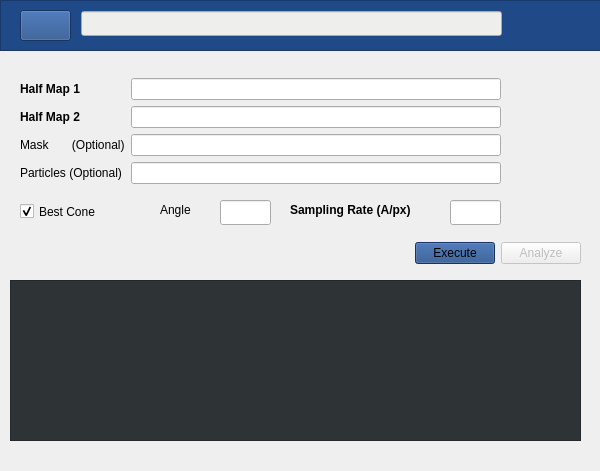
<?xml version="1.0" encoding="UTF-8"?>
<ui version="4.0">
 <class>MainWindow</class>
 <widget class="QMainWindow" name="MainWindow">
  <property name="enabled">
   <bool>true</bool>
  </property>
  <property name="geometry">
   <rect>
    <x>0</x>
    <y>0</y>
    <width>600</width>
    <height>471</height>
   </rect>
  </property>
  <property name="windowTitle">
   <string>Fourier Occupancy Shell - Directional Resolution Analysis</string>
  </property>
  <widget class="QWidget" name="centralwidget">
   <widget class="QTextBrowser" name="consoleOutput">
    <property name="geometry">
     <rect>
      <x>10</x>
      <y>280</y>
      <width>571</width>
      <height>161</height>
     </rect>
    </property>
    <property name="styleSheet">
     <string notr="true">background-color: rgb(46, 52, 54);
color: rgb(243, 243, 243);</string>
    </property>
   </widget>
   <widget class="QPushButton" name="browseMap1">
    <property name="geometry">
     <rect>
      <x>520</x>
      <y>70</y>
      <width>25</width>
      <height>25</height>
     </rect>
    </property>
    <property name="cursor">
     <cursorShape>PointingHandCursor</cursorShape>
    </property>
    <property name="mouseTracking">
     <bool>false</bool>
    </property>
    <property name="toolTip">
     <string>Browse Map</string>
    </property>
    <property name="autoFillBackground">
     <bool>false</bool>
    </property>
    <property name="styleSheet">
     <string notr="true">background-color: transparent;
background: none;
border: none;
background-repeat: none;</string>
    </property>
    <property name="text">
     <string/>
    </property>
    <property name="icon">
     <iconset resource="Icons.qrc">
      <normaloff>:/icons/icons/open.png</normaloff>:/icons/icons/open.png</iconset>
    </property>
    <property name="iconSize">
     <size>
      <width>22</width>
      <height>22</height>
     </size>
    </property>
   </widget>
   <widget class="QPushButton" name="browseMap2">
    <property name="geometry">
     <rect>
      <x>520</x>
      <y>102</y>
      <width>25</width>
      <height>25</height>
     </rect>
    </property>
    <property name="cursor">
     <cursorShape>PointingHandCursor</cursorShape>
    </property>
    <property name="mouseTracking">
     <bool>false</bool>
    </property>
    <property name="toolTip">
     <string>Browse Map</string>
    </property>
    <property name="autoFillBackground">
     <bool>false</bool>
    </property>
    <property name="styleSheet">
     <string notr="true">background-color: transparent;
background: none;
border: none;
background-repeat: none;</string>
    </property>
    <property name="text">
     <string/>
    </property>
    <property name="icon">
     <iconset resource="Icons.qrc">
      <normaloff>:/icons/icons/open.png</normaloff>:/icons/icons/open.png</iconset>
    </property>
    <property name="iconSize">
     <size>
      <width>22</width>
      <height>22</height>
     </size>
    </property>
   </widget>
   <widget class="QPushButton" name="browseMask">
    <property name="geometry">
     <rect>
      <x>520</x>
      <y>134</y>
      <width>25</width>
      <height>25</height>
     </rect>
    </property>
    <property name="cursor">
     <cursorShape>PointingHandCursor</cursorShape>
    </property>
    <property name="mouseTracking">
     <bool>false</bool>
    </property>
    <property name="toolTip">
     <string>Browse Mask</string>
    </property>
    <property name="autoFillBackground">
     <bool>false</bool>
    </property>
    <property name="styleSheet">
     <string notr="true">background-color: transparent;
background: none;
border: none;
background-repeat: none;</string>
    </property>
    <property name="text">
     <string/>
    </property>
    <property name="icon">
     <iconset resource="Icons.qrc">
      <normaloff>:/icons/icons/open.png</normaloff>:/icons/icons/open.png</iconset>
    </property>
    <property name="iconSize">
     <size>
      <width>22</width>
      <height>22</height>
     </size>
    </property>
   </widget>
   <widget class="QPushButton" name="browseParticles">
    <property name="geometry">
     <rect>
      <x>520</x>
      <y>165</y>
      <width>25</width>
      <height>25</height>
     </rect>
    </property>
    <property name="cursor">
     <cursorShape>PointingHandCursor</cursorShape>
    </property>
    <property name="mouseTracking">
     <bool>false</bool>
    </property>
    <property name="toolTip">
     <string>Browse Particles</string>
    </property>
    <property name="autoFillBackground">
     <bool>false</bool>
    </property>
    <property name="styleSheet">
     <string notr="true">background-color: transparent;
background: none;
border: none;
background-repeat: none;</string>
    </property>
    <property name="text">
     <string/>
    </property>
    <property name="icon">
     <iconset resource="Icons.qrc">
      <normaloff>:/icons/icons/open.png</normaloff>:/icons/icons/open.png</iconset>
    </property>
    <property name="iconSize">
     <size>
      <width>22</width>
      <height>22</height>
     </size>
    </property>
   </widget>
   <widget class="QPushButton" name="showChimeraMask">
    <property name="geometry">
     <rect>
      <x>560</x>
      <y>134</y>
      <width>25</width>
      <height>25</height>
     </rect>
    </property>
    <property name="cursor">
     <cursorShape>PointingHandCursor</cursorShape>
    </property>
    <property name="mouseTracking">
     <bool>false</bool>
    </property>
    <property name="toolTip">
     <string>Chimera</string>
    </property>
    <property name="autoFillBackground">
     <bool>false</bool>
    </property>
    <property name="styleSheet">
     <string notr="true">background-color: transparent;
background: none;
border: none;
background-repeat: none;</string>
    </property>
    <property name="text">
     <string/>
    </property>
    <property name="icon">
     <iconset resource="Icons.qrc">
      <normaloff>:/icons/icons/see.png</normaloff>:/icons/icons/see.png</iconset>
    </property>
    <property name="iconSize">
     <size>
      <width>22</width>
      <height>22</height>
     </size>
    </property>
   </widget>
   <widget class="QPushButton" name="showChimeraMap1">
    <property name="geometry">
     <rect>
      <x>560</x>
      <y>70</y>
      <width>25</width>
      <height>25</height>
     </rect>
    </property>
    <property name="cursor">
     <cursorShape>PointingHandCursor</cursorShape>
    </property>
    <property name="mouseTracking">
     <bool>false</bool>
    </property>
    <property name="toolTip">
     <string>Chimera</string>
    </property>
    <property name="autoFillBackground">
     <bool>false</bool>
    </property>
    <property name="styleSheet">
     <string notr="true">background-color: transparent;
background: none;
border: none;
background-repeat: none;</string>
    </property>
    <property name="text">
     <string/>
    </property>
    <property name="icon">
     <iconset resource="Icons.qrc">
      <normaloff>:/icons/icons/see.png</normaloff>:/icons/icons/see.png</iconset>
    </property>
    <property name="iconSize">
     <size>
      <width>22</width>
      <height>22</height>
     </size>
    </property>
   </widget>
   <widget class="QPushButton" name="showChimeraMap2">
    <property name="geometry">
     <rect>
      <x>560</x>
      <y>102</y>
      <width>25</width>
      <height>25</height>
     </rect>
    </property>
    <property name="cursor">
     <cursorShape>PointingHandCursor</cursorShape>
    </property>
    <property name="mouseTracking">
     <bool>false</bool>
    </property>
    <property name="toolTip">
     <string>Chimera</string>
    </property>
    <property name="autoFillBackground">
     <bool>false</bool>
    </property>
    <property name="styleSheet">
     <string notr="true">background-color: transparent;
background: none;
border: none;
background-repeat: none;</string>
    </property>
    <property name="text">
     <string/>
    </property>
    <property name="icon">
     <iconset resource="Icons.qrc">
      <normaloff>:/icons/icons/see.png</normaloff>:/icons/icons/see.png</iconset>
    </property>
    <property name="iconSize">
     <size>
      <width>22</width>
      <height>22</height>
     </size>
    </property>
   </widget>
   <widget class="QWidget" name="layoutWidget">
    <property name="geometry">
     <rect>
      <x>20</x>
      <y>240</y>
      <width>561</width>
      <height>27</height>
     </rect>
    </property>
    <layout class="QHBoxLayout" name="horizontalLayout">
     <item>
      <spacer name="horizontalSpacer">
       <property name="orientation">
        <enum>Qt::Horizontal</enum>
       </property>
       <property name="sizeHint" stdset="0">
        <size>
         <width>368</width>
         <height>20</height>
        </size>
       </property>
      </spacer>
     </item>
     <item>
      <widget class="QPushButton" name="ExecuteButton">
       <property name="cursor">
        <cursorShape>PointingHandCursor</cursorShape>
       </property>
       <property name="toolTip">
        <string>Launch the algorithm</string>
       </property>
       <property name="styleSheet">
        <string notr="true">background-color: rgb(52, 101, 164);
background-color: rgb(32, 74, 135);</string>
       </property>
       <property name="text">
        <string>Execute</string>
       </property>
      </widget>
     </item>
     <item>
      <widget class="QPushButton" name="AnalyzeButton_2">
       <property name="enabled">
        <bool>false</bool>
       </property>
       <property name="cursor">
        <cursorShape>PointingHandCursor</cursorShape>
       </property>
       <property name="toolTip">
        <string>Analyze Results</string>
       </property>
       <property name="text">
        <string>Analyze</string>
       </property>
      </widget>
     </item>
    </layout>
   </widget>
   <widget class="QLineEdit" name="lineSampling">
    <property name="geometry">
     <rect>
      <x>450</x>
      <y>200</y>
      <width>51</width>
      <height>25</height>
     </rect>
    </property>
   </widget>
   <widget class="QLabel" name="SamplingLabel">
    <property name="geometry">
     <rect>
      <x>290</x>
      <y>200</y>
      <width>151</width>
      <height>20</height>
     </rect>
    </property>
    <property name="font">
     <font>
      <weight>75</weight>
      <bold>true</bold>
     </font>
    </property>
    <property name="toolTip">
     <string>&lt;html&gt;&lt;head/&gt;&lt;body&gt;&lt;p&gt;Sampling rate (Mandatory Parameter)&lt;/p&gt;&lt;p&gt;&lt;br/&gt;&lt;/p&gt;&lt;p&gt;&lt;span style=&quot; font-weight:400;&quot;&gt;Provide the pixel size in A/px&lt;/span&gt;&lt;/p&gt;&lt;/body&gt;&lt;/html&gt;</string>
    </property>
    <property name="text">
     <string>Sampling Rate (A/px)</string>
    </property>
   </widget>
   <widget class="QFrame" name="Topframe">
    <property name="geometry">
     <rect>
      <x>0</x>
      <y>0</y>
      <width>601</width>
      <height>51</height>
     </rect>
    </property>
    <property name="sizePolicy">
     <sizepolicy hsizetype="Expanding" vsizetype="Fixed">
      <horstretch>0</horstretch>
      <verstretch>0</verstretch>
     </sizepolicy>
    </property>
    <property name="styleSheet">
     <string notr="true">
background-color: rgb(32, 74, 135);</string>
    </property>
    <property name="frameShape">
     <enum>QFrame::StyledPanel</enum>
    </property>
    <property name="frameShadow">
     <enum>QFrame::Raised</enum>
    </property>
    <widget class="QPushButton" name="YaleButton">
     <property name="geometry">
      <rect>
       <x>20</x>
       <y>10</y>
       <width>51</width>
       <height>31</height>
      </rect>
     </property>
     <property name="cursor">
      <cursorShape>PointingHandCursor</cursorShape>
     </property>
     <property name="mouseTracking">
      <bool>false</bool>
     </property>
     <property name="toolTip">
      <string>&lt;!DOCTYPE HTML PUBLIC &quot;-//W3C//DTD HTML 4.0//EN&quot; &quot;http://www.w3.org/TR/REC-html40/strict.dtd&quot;&gt;
&lt;html&gt;&lt;head&gt;&lt;meta name=&quot;qrichtext&quot; content=&quot;1&quot; /&gt;&lt;style type=&quot;text/css&quot;&gt;
p, li { white-space: pre-wrap; }
&lt;/style&gt;&lt;/head&gt;&lt;body style=&quot; font-family:'Ubuntu'; font-size:11pt; font-weight:400; font-style:normal;&quot;&gt;
&lt;p style=&quot; margin-top:12px; margin-bottom:12px; margin-left:0px; margin-right:0px; -qt-block-indent:0; text-indent:0px;&quot;&gt;TagareLab webpage&lt;/p&gt;&lt;/body&gt;&lt;/html&gt;</string>
     </property>
     <property name="whatsThis">
      <string>&lt;html&gt;&lt;head/&gt;&lt;body&gt;&lt;p&gt;Tagare Lab webpage&lt;/p&gt;&lt;/body&gt;&lt;/html&gt;</string>
     </property>
     <property name="styleSheet">
      <string notr="true"/>
     </property>
     <property name="text">
      <string/>
     </property>
     <property name="icon">
      <iconset resource="Icons.qrc">
       <normaloff>:/icons/icons/yale.png</normaloff>:/icons/icons/yale.png</iconset>
     </property>
     <property name="iconSize">
      <size>
       <width>51</width>
       <height>33</height>
      </size>
     </property>
    </widget>
    <widget class="QPushButton" name="HelpButton">
     <property name="geometry">
      <rect>
       <x>540</x>
       <y>10</y>
       <width>25</width>
       <height>25</height>
      </rect>
     </property>
     <property name="cursor">
      <cursorShape>PointingHandCursor</cursorShape>
     </property>
     <property name="mouseTracking">
      <bool>false</bool>
     </property>
     <property name="toolTip">
      <string>&lt;html&gt;&lt;head/&gt;&lt;body&gt;&lt;p&gt;Help&lt;/p&gt;&lt;/body&gt;&lt;/html&gt;</string>
     </property>
     <property name="autoFillBackground">
      <bool>false</bool>
     </property>
     <property name="styleSheet">
      <string notr="true">background-color: transparent;
background: none;
border: none;
background-repeat: none;</string>
     </property>
     <property name="text">
      <string/>
     </property>
     <property name="icon">
      <iconset resource="Icons.qrc">
       <normaloff>:/icons/icons/helpblue.png</normaloff>:/icons/icons/helpblue.png</iconset>
     </property>
     <property name="iconSize">
      <size>
       <width>22</width>
       <height>22</height>
      </size>
     </property>
    </widget>
    <widget class="QPushButton" name="citeButton">
     <property name="geometry">
      <rect>
       <x>570</x>
       <y>10</y>
       <width>25</width>
       <height>25</height>
      </rect>
     </property>
     <property name="cursor">
      <cursorShape>PointingHandCursor</cursorShape>
     </property>
     <property name="mouseTracking">
      <bool>false</bool>
     </property>
     <property name="toolTip">
      <string>Cite</string>
     </property>
     <property name="autoFillBackground">
      <bool>false</bool>
     </property>
     <property name="styleSheet">
      <string notr="true">background-color: transparent;
background: none;
border: none;
background-repeat: none;</string>
     </property>
     <property name="text">
      <string/>
     </property>
     <property name="icon">
      <iconset resource="Icons.qrc">
       <normaloff>:/icons/icons/cite.png</normaloff>:/icons/icons/cite.png</iconset>
     </property>
     <property name="iconSize">
      <size>
       <width>22</width>
       <height>22</height>
      </size>
     </property>
    </widget>
    <widget class="QLineEdit" name="linePathDir">
     <property name="geometry">
      <rect>
       <x>81</x>
       <y>11</y>
       <width>421</width>
       <height>25</height>
      </rect>
     </property>
     <property name="styleSheet">
      <string notr="true">background-color: rgb(238, 238, 236);</string>
     </property>
    </widget>
    <widget class="QPushButton" name="pathButton">
     <property name="enabled">
      <bool>true</bool>
     </property>
     <property name="geometry">
      <rect>
       <x>510</x>
       <y>10</y>
       <width>31</width>
       <height>25</height>
      </rect>
     </property>
     <property name="sizePolicy">
      <sizepolicy hsizetype="Minimum" vsizetype="Fixed">
       <horstretch>0</horstretch>
       <verstretch>0</verstretch>
      </sizepolicy>
     </property>
     <property name="baseSize">
      <size>
       <width>0</width>
       <height>0</height>
      </size>
     </property>
     <property name="cursor">
      <cursorShape>PointingHandCursor</cursorShape>
     </property>
     <property name="mouseTracking">
      <bool>false</bool>
     </property>
     <property name="toolTip">
      <string>Set Working Directory</string>
     </property>
     <property name="styleSheet">
      <string notr="true">
background-color: transparent;
background: none;
border: none;
background-repeat: none;</string>
     </property>
     <property name="text">
      <string/>
     </property>
     <property name="icon">
      <iconset resource="Icons.qrc">
       <normaloff>:/icons/icons/path.png</normaloff>:/icons/icons/path.png</iconset>
     </property>
     <property name="iconSize">
      <size>
       <width>22</width>
       <height>22</height>
      </size>
     </property>
    </widget>
   </widget>
   <widget class="QLineEdit" name="lineCone">
    <property name="geometry">
     <rect>
      <x>220</x>
      <y>200</y>
      <width>51</width>
      <height>25</height>
     </rect>
    </property>
   </widget>
   <widget class="QLabel" name="angleLabel">
    <property name="enabled">
     <bool>true</bool>
    </property>
    <property name="geometry">
     <rect>
      <x>160</x>
      <y>200</y>
      <width>51</width>
      <height>20</height>
     </rect>
    </property>
    <property name="font">
     <font>
      <weight>50</weight>
      <bold>false</bold>
      <underline>false</underline>
      <strikeout>false</strikeout>
     </font>
    </property>
    <property name="toolTip">
     <string>&lt;html&gt;&lt;head/&gt;&lt;body&gt;&lt;p&gt;Sampling rate (Mandatory Parameter)&lt;/p&gt;&lt;p&gt;&lt;br/&gt;&lt;/p&gt;&lt;p&gt;&lt;span style=&quot; font-weight:400;&quot;&gt;Provide the pixel size in A/px&lt;/span&gt;&lt;/p&gt;&lt;/body&gt;&lt;/html&gt;</string>
    </property>
    <property name="text">
     <string>Angle</string>
    </property>
   </widget>
   <widget class="QCheckBox" name="checkBox">
    <property name="geometry">
     <rect>
      <x>20</x>
      <y>200</y>
      <width>92</width>
      <height>23</height>
     </rect>
    </property>
    <property name="text">
     <string>Best Cone</string>
    </property>
    <property name="checked">
     <bool>true</bool>
    </property>
   </widget>
   <widget class="QWidget" name="layoutWidget">
    <property name="geometry">
     <rect>
      <x>20</x>
      <y>70</y>
      <width>481</width>
      <height>122</height>
     </rect>
    </property>
    <layout class="QGridLayout" name="gridLayout">
     <item row="0" column="0">
      <layout class="QVBoxLayout" name="verticalLayout_2">
       <item>
        <widget class="QLabel" name="Map1Label">
         <property name="font">
          <font>
           <weight>75</weight>
           <bold>true</bold>
          </font>
         </property>
         <property name="cursor">
          <cursorShape>WhatsThisCursor</cursorShape>
         </property>
         <property name="toolTip">
          <string>&lt;html&gt;&lt;head/&gt;&lt;body&gt;&lt;p&gt;Half Map 1 (Mandatory parameter)&lt;/p&gt;&lt;p&gt;&lt;span style=&quot; font-weight:400;&quot;&gt;This is one of the two half maps obtained by the Gold Standard reconstruction algorithm.&lt;/span&gt;&lt;/p&gt;&lt;p&gt;&lt;span style=&quot; font-weight:400;&quot;&gt;Accepted formats: .mrc, .map, .vol&lt;/span&gt;&lt;/p&gt;&lt;/body&gt;&lt;/html&gt;</string>
         </property>
         <property name="whatsThis">
          <string>&lt;html&gt;&lt;head/&gt;&lt;body&gt;&lt;p&gt;&lt;br/&gt;&lt;/p&gt;&lt;/body&gt;&lt;/html&gt;</string>
         </property>
         <property name="text">
          <string>Half Map 1</string>
         </property>
        </widget>
       </item>
       <item>
        <widget class="QLabel" name="Map2Label">
         <property name="font">
          <font>
           <weight>75</weight>
           <bold>true</bold>
          </font>
         </property>
         <property name="cursor">
          <cursorShape>WhatsThisCursor</cursorShape>
         </property>
         <property name="toolTip">
          <string>&lt;html&gt;&lt;head/&gt;&lt;body&gt;&lt;p&gt;Half Map 1 (Mandatory parameter)&lt;/p&gt;&lt;p&gt;&lt;span style=&quot; font-weight:400;&quot;&gt;This is the second of the two half maps obtained by the Gold Standard reconstruction algorithm.&lt;/span&gt;&lt;/p&gt;&lt;p&gt;&lt;span style=&quot; font-weight:400;&quot;&gt;Accepted formats: .mrc, .map, .vol&lt;/span&gt;&lt;/p&gt;&lt;/body&gt;&lt;/html&gt;</string>
         </property>
         <property name="whatsThis">
          <string>&lt;html&gt;&lt;head/&gt;&lt;body&gt;&lt;p&gt;&lt;br/&gt;&lt;/p&gt;&lt;/body&gt;&lt;/html&gt;</string>
         </property>
         <property name="text">
          <string>Half Map 2</string>
         </property>
        </widget>
       </item>
       <item>
        <widget class="QLabel" name="MaskLabel">
         <property name="cursor">
          <cursorShape>WhatsThisCursor</cursorShape>
         </property>
         <property name="toolTip">
          <string>&lt;html&gt;&lt;head/&gt;&lt;body&gt;&lt;p&gt;&lt;span style=&quot; font-weight:600;&quot;&gt;Mask (Optional parameter)&lt;/span&gt;&lt;/p&gt;&lt;p&gt;Provide the mask file. The directional FSC and the Fourier Shell Ocuppancy are mask dependents, as well as the Global FSC is.&lt;/p&gt;&lt;p&gt;Accepted formats: .mrc, .map, .vol&lt;/p&gt;&lt;/body&gt;&lt;/html&gt;</string>
         </property>
         <property name="text">
          <string>Mask       (Optional)</string>
         </property>
        </widget>
       </item>
       <item>
        <widget class="QLabel" name="ParticlesLabel">
         <property name="cursor">
          <cursorShape>WhatsThisCursor</cursorShape>
         </property>
         <property name="mouseTracking">
          <bool>false</bool>
         </property>
         <property name="toolTip">
          <string>&lt;html&gt;&lt;head/&gt;&lt;body&gt;&lt;p&gt;Particles (Optional Parameter):&lt;/p&gt;&lt;p&gt;&lt;br/&gt;&lt;/p&gt;&lt;p&gt;Provide the metadata file with the set of particles that were used to reconstruct the map. Note that each half map was obtained from the half of these particles. The particles must have an angular assignment.&lt;/p&gt;&lt;p&gt;&lt;br/&gt;&lt;/p&gt;&lt;p&gt;Accepted formats: .xmd, .star&lt;/p&gt;&lt;/body&gt;&lt;/html&gt;</string>
         </property>
         <property name="text">
          <string>Particles (Optional)</string>
         </property>
        </widget>
       </item>
      </layout>
     </item>
     <item row="0" column="1">
      <layout class="QVBoxLayout" name="verticalLayout">
       <item>
        <widget class="QLineEdit" name="lineMap1"/>
       </item>
       <item>
        <widget class="QLineEdit" name="lineMap2"/>
       </item>
       <item>
        <widget class="QLineEdit" name="lineMask"/>
       </item>
       <item>
        <widget class="QLineEdit" name="lineParticles"/>
       </item>
      </layout>
     </item>
    </layout>
   </widget>
  </widget>
  <widget class="QMenuBar" name="menubar">
   <property name="geometry">
    <rect>
     <x>0</x>
     <y>0</y>
     <width>600</width>
     <height>22</height>
    </rect>
   </property>
  </widget>
 </widget>
 <resources>
  <include location="Icons.qrc"/>
 </resources>
 <connections/>
</ui>
